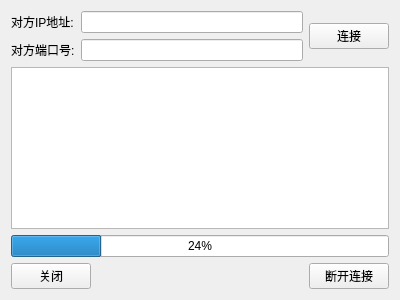
<?xml version="1.0" encoding="UTF-8"?>
<ui version="4.0">
 <class>Form</class>
 <widget class="QWidget" name="Form">
  <property name="geometry">
   <rect>
    <x>0</x>
    <y>0</y>
    <width>400</width>
    <height>300</height>
   </rect>
  </property>
  <property name="windowTitle">
   <string>FileTransportClient</string>
  </property>
  <layout class="QGridLayout" name="gridLayout">
   <item row="0" column="0">
    <widget class="QLabel" name="label">
     <property name="text">
      <string>对方IP地址:</string>
     </property>
    </widget>
   </item>
   <item row="0" column="1" colspan="2">
    <widget class="QLineEdit" name="lineEdit_IPAddress"/>
   </item>
   <item row="0" column="3" rowspan="2">
    <widget class="QPushButton" name="pushButton_Connect">
     <property name="text">
      <string>连接</string>
     </property>
    </widget>
   </item>
   <item row="1" column="0">
    <widget class="QLabel" name="label_2">
     <property name="text">
      <string>对方端口号:</string>
     </property>
    </widget>
   </item>
   <item row="1" column="1" colspan="2">
    <widget class="QLineEdit" name="lineEdit_PORT"/>
   </item>
   <item row="2" column="0" colspan="4">
    <widget class="QTextEdit" name="textEdit"/>
   </item>
   <item row="3" column="0" colspan="4">
    <widget class="QProgressBar" name="progressBar">
     <property name="value">
      <number>24</number>
     </property>
    </widget>
   </item>
   <item row="4" column="0" colspan="2">
    <widget class="QPushButton" name="pushButton">
     <property name="text">
      <string>关闭</string>
     </property>
    </widget>
   </item>
   <item row="4" column="2">
    <spacer name="horizontalSpacer">
     <property name="orientation">
      <enum>Qt::Horizontal</enum>
     </property>
     <property name="sizeHint" stdset="0">
      <size>
       <width>217</width>
       <height>20</height>
      </size>
     </property>
    </spacer>
   </item>
   <item row="4" column="3">
    <widget class="QPushButton" name="pushButton_Disconnect">
     <property name="text">
      <string>断开连接</string>
     </property>
    </widget>
   </item>
  </layout>
 </widget>
 <resources/>
 <connections/>
</ui>
